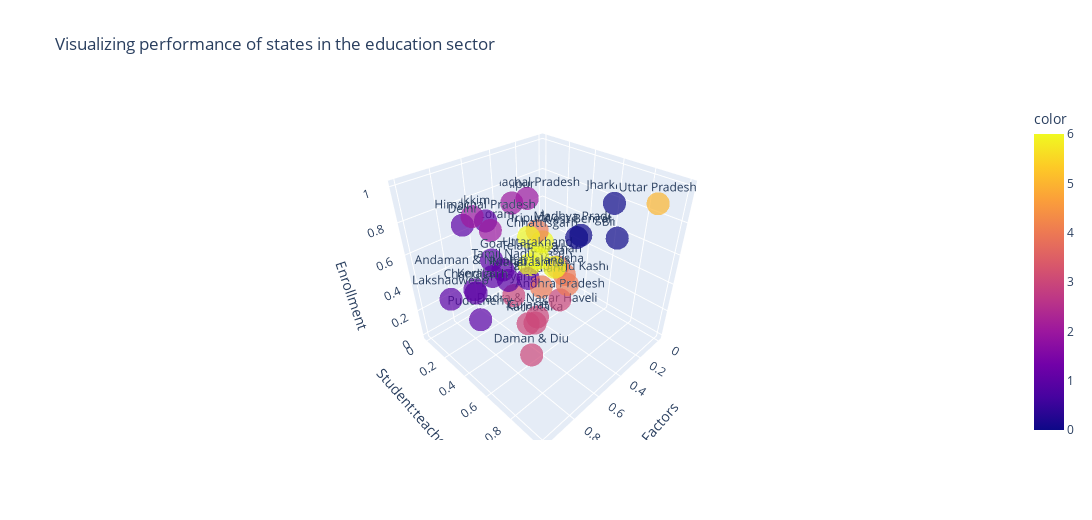

The notebook cell this image was saved under:
### Markdown cell above
https://towardsdatascience.com/unsupervised-machine-learning-affinity-propagation-algorithm-explained-d1fef85f22c8

### Code cell
figtot.show()

### Figure 1 — Plotly figure (JSON) as saved in the notebook; plotly's stock layout.template omitted (floating-point values rounded to 4 significant figures)
{"data": [{"hovertemplate": "Factors=%{x}<br>Student:teacher ratio=%{y}<br>Enrollment=%{z}<br>text=%{text}<br>color=%{marker.color}<extra></extra>", "legendgroup": "", "marker": {"color": [1, 3, 2, 4, 0, 1, 6, 3, 3, 1, 1, 3, 3, 1, 4, 0, 3, 1, 1, 0, 1, 2, 4, 2, 4, 4, 1, 1, 6, 2, 1, 6, 6, 5, 6, 0], "coloraxis": "coloraxis", "opacity": 0.7, "symbol": "circle"}, "mode": "markers+text", "name": "", "scene": "scene", "showlegend": false, "text": ["Andaman & Nicobar Islands", "Andhra Pradesh", "Arunachal Pradesh", "Assam", "Bihar", "Chandigarh", "Chhattisgarh", "Dadra & Nagar Haveli", "Daman & Diu", "Delhi", "Goa", "Gujarat", "Haryana", "Himachal Pradesh", "Jammu And Kashmir", "Jharkhand", "Karnataka", "Kerala", "Lakshadweep", "Madhya Pradesh", "Maharashtra", "Manipur", "Meghalaya", "Mizoram", "Nagaland", "Odisha", "Puducherry", "Punjab", "Rajasthan", "Sikkim", "Tamil Nadu", "Telangana", "Tripura", "Uttar Pradesh", "Uttarakhand", "West Bengal"], "type": "scatter3d", "x": [0.741, 0.488, 0.2602, 0.07644, 0, 0.9149, 0.356, 0.5806, 0.6664, 0.8433, 0.6949, 0.6831, 0.6596, 0.6711, 0.2044, 0.02011, 0.5336, 0.8771, 1, 0.1447, 0.6412, 0.2923, 0.05706, 0.4931, 0.293, 0.1446, 0.8982, 0.6878, 0.3589, 0.6274, 0.7149, 0.4295, 0.2793, 0.2612, 0.434, 0.2974], "y": [0.3525, 0.6233, 0.1233, 0.2218, 0.6352, 0.4375, 0.3513, 0.5355, 0.572, 0.2781, 0.2928, 0.5666, 0.4257, 0.2373, 0.4302, 0.601, 0.4653, 0.371, 0.328, 0.469, 0.5291, 0.0133, 0, 0.03388, 0.2781, 0.3485, 0.4247, 0.4216, 0.4572, 0.05092, 0.4138, 0.3131, 0.1497, 1, 0.3927, 0.5644], "z": [0.5053, 0.3504, 0.7322, 0.1784, 0.5549, 0.5354, 0.5605, 0.2254, 0, 0.8344, 0.5635, 0.259, 0.3666, 0.7772, 0.2033, 0.7811, 0.1012, 0.4987, 0.4799, 0.5666, 0.5323, 0.6749, 0.3714, 0.5649, 0.1493, 0.2104, 0.3356, 0.4866, 0.4296, 0.7168, 0.5658, 0.4138, 0.4767, 1, 0.4991, 0.6539]}], "layout": {"coloraxis": {"colorbar": {"title": {"text": "color"}}, "colorscale": [[0, "#0d0887"], [0.1111, "#46039f"], [0.2222, "#7201a8"], [0.3333, "#9c179e"], [0.4444, "#bd3786"], [0.5556, "#d8576b"], [0.6667, "#ed7953"], [0.7778, "#fb9f3a"], [0.8889, "#fdca26"], [1, "#f0f921"]]}, "height": 520, "legend": {"tracegroupgap": 0}, "scene": {"domain": {"x": [0, 1], "y": [0, 1]}, "xaxis": {"title": {"text": "Factors"}}, "yaxis": {"title": {"text": "Student:teacher ratio"}}, "zaxis": {"title": {"text": "Enrollment"}}}, "title": {"text": "Visualizing performance of states in the education sector"}, "width": 1200}}
